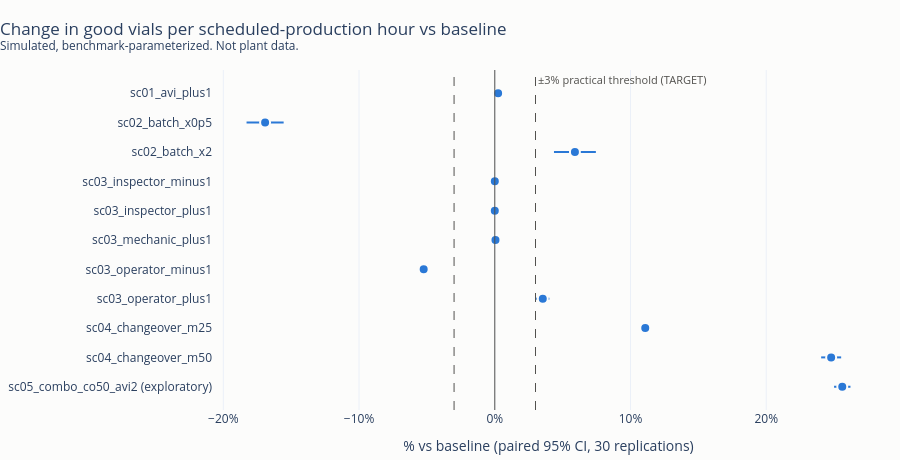

Notebook code for this chart:
### Markdown cell above
## Primary metric: good vials per scheduled-production hour (RESULT, simulated)

### Code cell
BLUE, ORANGE, MUTED = viz.series_color(), "#eb6834", "#52514e"
p = prim.iloc[::-1]
base = p.base_mean.iloc[0]
labels = [
    f"{n} (exploratory)" if s == "exploratory" else n for n, s in zip(p.index, p.set, strict=True)
]
fig = go.Figure(
    go.Scatter(
        x=100 * p.pct_diff,
        y=labels,
        mode="markers",
        marker=dict(size=10, color=BLUE, line=dict(width=2, color="#fcfcfb")),
        error_x=dict(
            type="data",
            symmetric=False,
            thickness=2,
            width=0,
            color=BLUE,
            array=100 * (p.ci_high - p.mean_diff) / base,
            arrayminus=100 * (p.mean_diff - p.ci_low) / base,
        ),
        customdata=p[["mean_diff", "ci_low", "ci_high", "p_holm"]].values,
        hovertemplate="%{y}<br>%{x:.1f}% (%{customdata[0]:.0f} vials/h)<br>"
        "95% CI %{customdata[1]:.0f} to %{customdata[2]:.0f}<br>Holm p %{customdata[3]:.2g}<extra></extra>",
    )
)
fig.add_vline(x=0, line=dict(color=MUTED, width=1))
for x in (-3, 3):
    fig.add_vline(x=x, line=dict(color=MUTED, width=1, dash="dash"))
fig.add_annotation(
    x=3,
    y=1.0,
    yref="paper",
    text="±3% practical threshold (TARGET)",
    showarrow=False,
    xanchor="left",
    font=dict(size=11, color=MUTED),
)
viz._layout(fig, "Change in good vials per scheduled-production hour vs baseline", 460)
fig.update_xaxes(title="% vs baseline (paired 95% CI, 30 replications)", ticksuffix="%")
fig.update_layout(template="plotly_white", plot_bgcolor="#fcfcfb", paper_bgcolor="#fcfcfb")
fig.write_image("../reports/figures/06_scenario_forest.png", scale=2, width=820)
fig

### Figure 1 — Plotly figure (JSON) as saved in the notebook; plotly's stock layout.template omitted (floating-point values rounded to 4 significant figures)
{"data": [{"customdata": [[2113.0, 2063.0, 2162.0, NaN], [2045.0, 1984.0, 2106.0, 1e-32], [914.7, 889.2, 940.2, 1.783e-33], [291.7, 251.6, 331.9, 2.512e-14], [-432.3, -463.1, -401.4, 6.351e-22], [4.16, -4.028, 12.35, 0.9221], [0.0009716, -0.001015, 0.002959, 0.9221], [0.1145, -0.4269, 0.6558, 0.9221], [487.2, 359.8, 614.6, 6.276e-08], [-1396.0, -1509.0, -1284.0, 1.758e-20], [20.28, -12.24, 52.81, 0.8492]], "error_x": {"array": [0.6034, 0.7368, 0.3093, 0.4862, 0.3738, 0.09922, 2.408e-05, 0.00656, 1.543, 1.367, 0.3942], "arrayminus": [0.6034, 0.7368, 0.3093, 0.4862, 0.3738, 0.09922, 2.408e-05, 0.00656, 1.543, 1.367, 0.3942], "color": "#2a78d6", "symmetric": false, "thickness": 2, "type": "data", "width": 0}, "hovertemplate": "%{y}<br>%{x:.1f}% (%{customdata[0]:.0f} vials/h)<br>95% CI %{customdata[1]:.0f} to %{customdata[2]:.0f}<br>Holm p %{customdata[3]:.2g}<extra></extra>", "marker": {"color": "#2a78d6", "line": {"color": "#fcfcfb", "width": 2}, "size": 10}, "mode": "markers", "type": "scatter", "x": [25.6, 24.78, 11.08, 3.535, -5.239, 0.05041, 1.177e-05, 0.001387, 5.904, -16.92, 0.2458], "y": ["sc05_combo_co50_avi2 (exploratory)", "sc04_changeover_m50", "sc04_changeover_m25", "sc03_operator_plus1", "sc03_operator_minus1", "sc03_mechanic_plus1", "sc03_inspector_plus1", "sc03_inspector_minus1", "sc02_batch_x2", "sc02_batch_x0p5", "sc01_avi_plus1"]}], "layout": {"annotations": [{"font": {"color": "#52514e", "size": 11}, "showarrow": false, "text": "±3% practical threshold (TARGET)", "x": 3, "xanchor": "left", "y": 1.0, "yref": "paper"}], "bargap": 0.35, "height": 460, "hoverlabel": {"namelength": -1}, "margin": {"b": 40, "l": 8, "r": 16, "t": 70}, "paper_bgcolor": "#fcfcfb", "plot_bgcolor": "#fcfcfb", "shapes": [{"line": {"color": "#52514e", "width": 1}, "type": "line", "x0": 0, "x1": 0, "xref": "x", "y0": 0, "y1": 1, "yref": "y domain"}, {"line": {"color": "#52514e", "dash": "dash", "width": 1}, "type": "line", "x0": -3, "x1": -3, "xref": "x", "y0": 0, "y1": 1, "yref": "y domain"}, {"line": {"color": "#52514e", "dash": "dash", "width": 1}, "type": "line", "x0": 3, "x1": 3, "xref": "x", "y0": 0, "y1": 1, "yref": "y domain"}], "title": {"text": "Change in good vials per scheduled-production hour vs baseline<br><sup>Simulated, benchmark-parameterized. Not plant data.</sup>", "x": 0, "xanchor": "left"}, "xaxis": {"gridwidth": 1, "showgrid": true, "ticksuffix": "%", "title": {"text": "% vs baseline (paired 95% CI, 30 replications)"}, "zeroline": false}, "yaxis": {"automargin": true, "showgrid": false}}}
